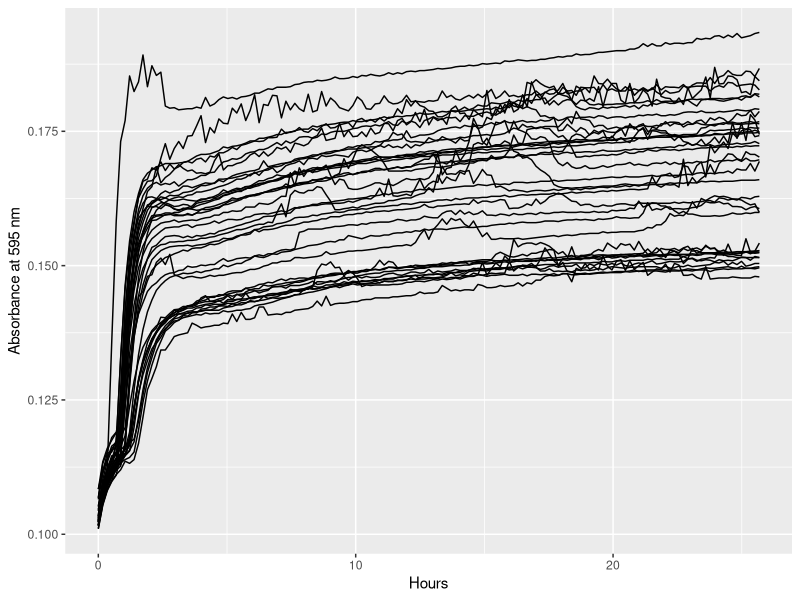
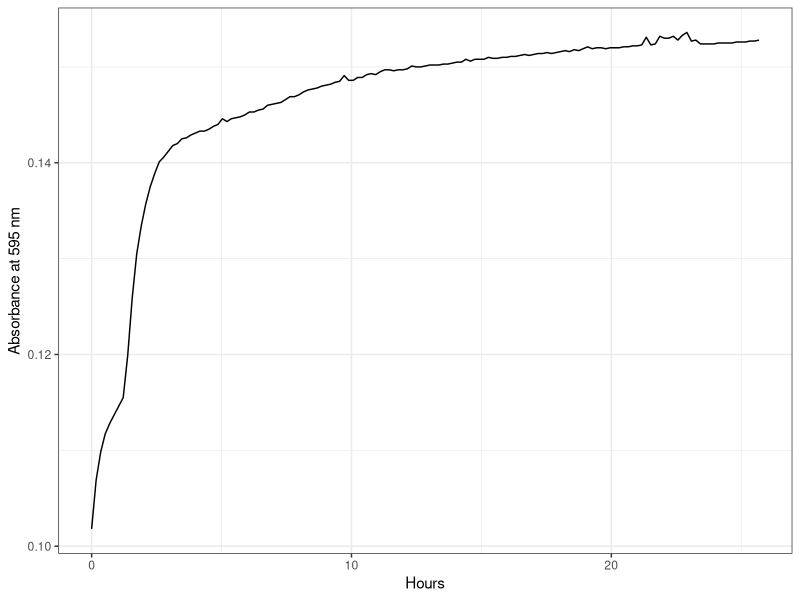
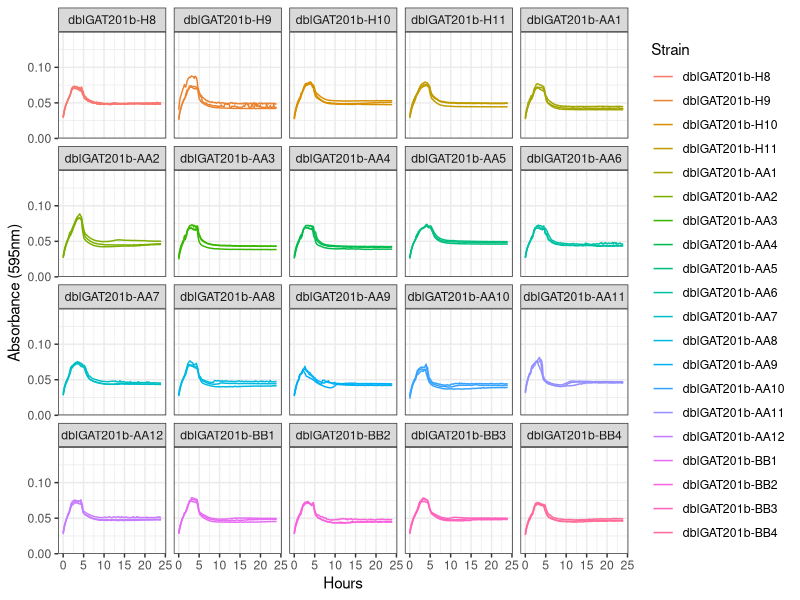
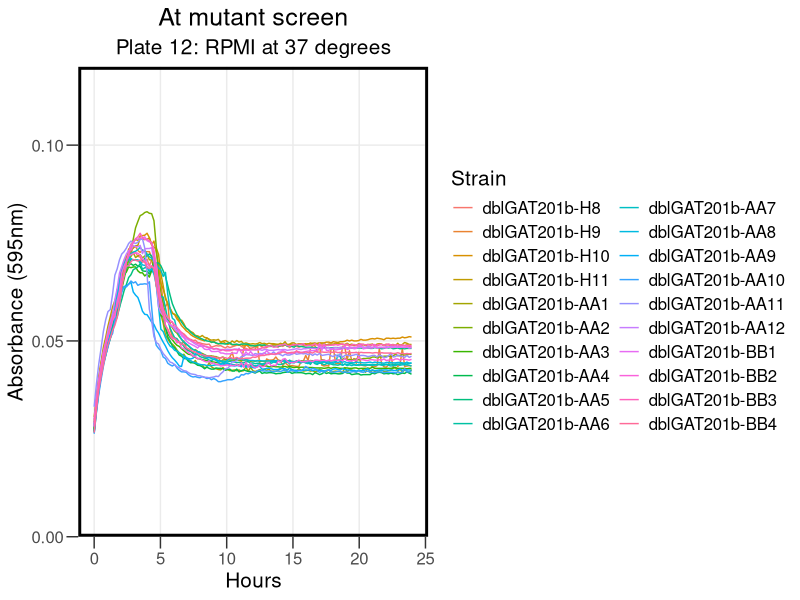
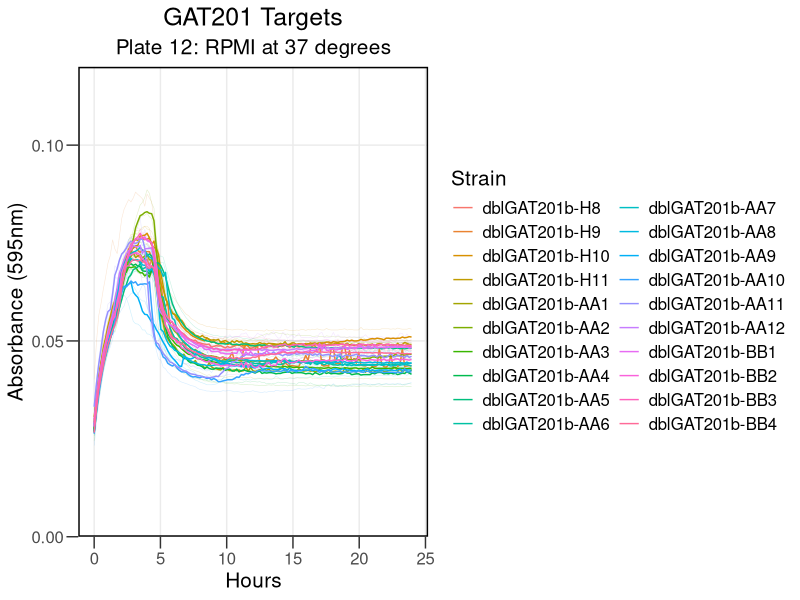
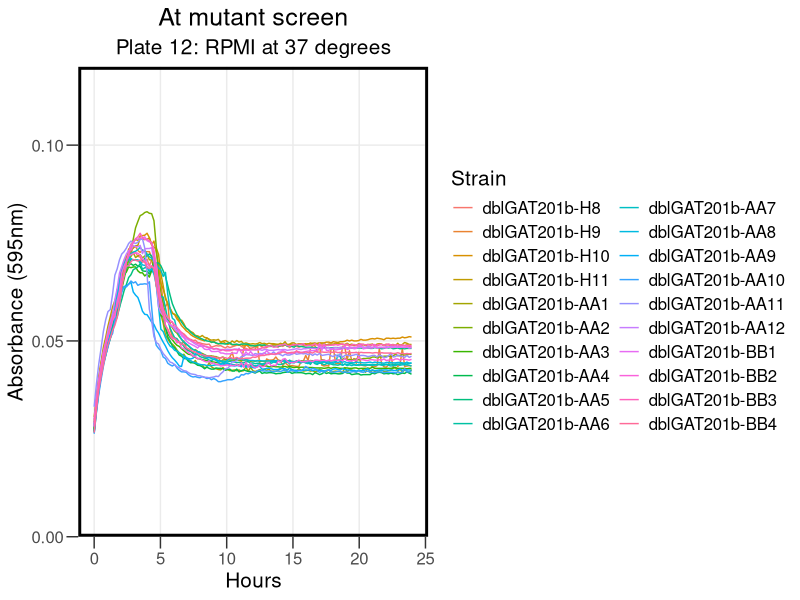
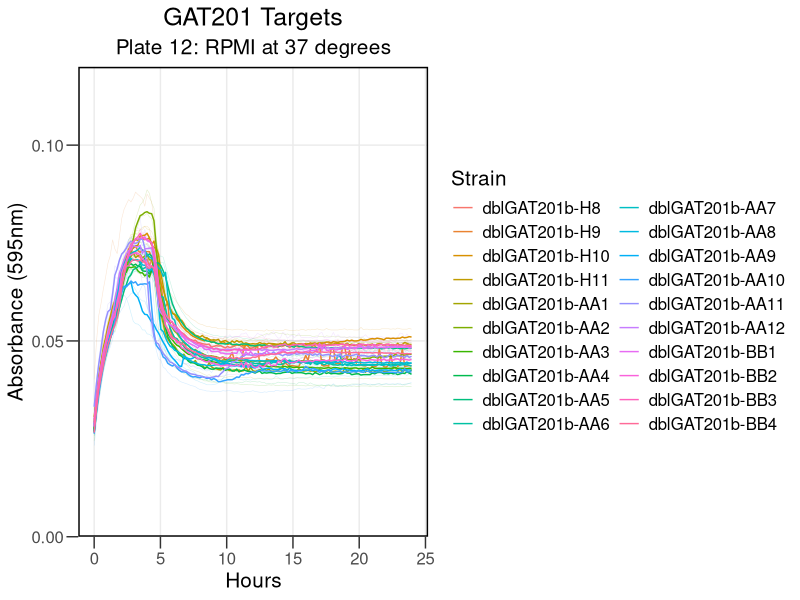

The R source for these figures, in order:
## ---- chunk 1
knitr::opts_chunk$set(echo = TRUE)
## ---- chunk 2

library("reshape2")
library(dplyr)
library(ggplot2)
library(tidyverse)
library(rmarkdown)
library(cowplot)
library(yaml)
library(knitr)
## ---- chunk 3

rawdata <- read.csv("../Input/20230518_Atmutant_Screen_plate12_csv.csv")

## ---- chunk 4

 rawdata_hour<-mutate(rawdata, Time = Time/3600)

## ---- chunk 5

reshaped <- melt(rawdata_hour, id=c("Time", "Temp"), 
                              variable.name="Well",
                              value.name="OD595")

summary(reshaped)
## ---- chunk 6

platemap <- read.csv("../Input/20230518_RPMI_Atmut_screen_Plate12_setup.csv") %>%     
  dplyr::mutate(
    Strain = factor(Strain, 
                    levels = c( "P2.28H8", "P2.28H9","P2.28H10","P2.28H11","P2.28AA1","P2.28AA2","P2.28AA3","P2.28AA4", "P2.28AA5","P2.28AA6","P2.28AA7","P2.28AA8","P2.28AA9","P2.28AA10","P2.28AA11","P2.28AA12","P2.28BB1","P2.28BB2","P2.28BB3","P2.28BB4"),
                    labels = c("dblGAT201b-H8", "dblGAT201b-H9","dblGAT201b-H10","dblGAT201b-H11","dblGAT201b-AA1","dblGAT201b-AA2","dblGAT201b-AA3","dblGAT201b-AA4","dblGAT201b-AA5","dblGAT201b-AA6", "dblGAT201b-AA7","dblGAT201b-AA8","dblGAT201b-AA9","dblGAT201b-AA10","dblGAT201b-AA11","dblGAT201b-AA12","dblGAT201b-BB1","dblGAT201b-BB2","dblGAT201b-BB3","dblGAT201b-BB4"))
  )
head(platemap, n=10)


## ---- chunk 7

annotated <- inner_join(reshaped, platemap, by="Well")
 
## ---- chunk 8

ggplot(data=filter(annotated,is.na(Strain)),
          aes(x=Time, y=OD595,  group = Well)) + 
          geom_line() + 
          labs(x="Hours", y="Absorbance at 595 nm")
## ---- chunk 9

ggplot(data=filter(annotated,Well=="A9"), 
       aes(x=Time, y=OD595, group = Well)) + 
 
       geom_line() + 
     theme_bw()+
     labs(x="Hours", y="Absorbance at 595 nm")

## ---- chunk 10

blank_OD_summary <- annotated %>%
   filter(is.na(Strain), Time < 1/24) %>%
  #filter(Well != "A9") %>%
  group_by(Media) %>%
  summarise(OD_median=median(OD595),
            OD_mean=mean(OD595),
            OD_max=max(OD595),
            OD_min=min(OD595))
print(blank_OD_summary)
## ---- chunk 11

normalisedOD <- annotated %>%
  left_join(blank_OD_summary, by="Media") %>%
  mutate(OD_corrected = OD595 - OD_median)

## ---- chunk 12

ggplot(data=normalisedOD %>%
                       filter( !is.na(Strain) ), 
                      aes(x=Time, y=OD_corrected, color=Strain, group = Well)) + 
       geom_line() + 
   scale_x_continuous(limits = c(0,24)) +
       scale_y_continuous(limits=c(0,0.15),expand=c(0,0))+
       facet_wrap(Strain ~ .)+
  
       labs(x = "Hours",
            y = "Absorbance (595nm)") +
       theme(text = element_text(size = 20))+
       theme_bw()
## ---- chunk 13

ggplot(data=normalisedOD  %>%
          
                     filter( !is.na(Strain) ),  
                      aes(x=Time, y=OD_corrected, color=Strain)) + 
        stat_summary(fun = "median", geom = "line", size = 0.5) +
   scale_x_continuous(limits = c(0,24)) +
       scale_y_continuous(limits=c(0,0.12),expand=c(0,0), breaks = c(0, 0.05, 0.1)) +
       labs(x = "Hours",
            y = "Absorbance (595nm)",
            title = "At mutant screen", subtitle = "Plate 12: RPMI at 37 degrees") +
       theme_bw() +
       theme(text = element_text(size = 15))+
       theme(axis.title = element_text(size = 15))+
       theme(axis.ticks.length = unit(0.3, "cm"))+
       theme(title = element_text(size = 15))+
       theme(panel.grid.minor = element_blank())+
    guides(color=guide_legend(ncol=2))+
 theme(legend.title = element_text(size = 15))+
      theme(legend.background = element_rect(fill = "transparent", color=NA))+
  theme(legend.key = element_rect(fill = "transparent", color=NA))+
       theme (plot.background =  element_rect(fill = "transparent", color=NA), 
         panel.background = element_rect(fill = "transparent", color=NA),)+
      theme(panel.border = element_rect(linetype = "solid", colour = "black", size = 2))+
  theme(plot.title = element_text(hjust = 0.5), plot.subtitle = element_text(hjust = 0.5) )
       
## ---- chunk 14

ggsave("../Results/AllSummary_At12.png",width = 8,height=5)
## ---- chunk 15


ggplot(data=normalisedOD  %>%
          
                     filter( !is.na(Strain) ),  
                      aes(x=Time, y=OD_corrected, color=Strain)) + 
       geom_line(aes(group = Well), size = 0.2, alpha = 0.2) + 
       stat_summary(fun = "median", geom = "line", size = 0.5) +
   scale_x_continuous(limits = c(0,24)) +
       scale_y_continuous(limits=c(0,0.12),expand=c(0,0), breaks = c(0, 0.05, 0.1)) +
   
       labs(x = "Hours",
            y = "Absorbance (595nm)",
            title = "GAT201 Targets", subtitle = "Plate 12: RPMI at 37 degrees") +

                  theme_bw() +
       theme(text = element_text(size = 15))+
       theme(axis.title = element_text(size = 15))+
             theme(axis.ticks.length = unit(0.3, "cm"))+
       theme(title = element_text(size = 15))+
       theme(panel.grid.minor = element_blank())+
            guides(color=guide_legend(ncol=2))+
       theme(legend.title = element_text(size = 15))+
      theme(legend.background = element_rect(fill = "transparent", color=NA))+
      theme(legend.key = element_rect(fill = "transparent", color=NA))+
       theme (plot.background =  element_rect(fill = "transparent", color=NA), 
            panel.background = element_rect(fill = "transparent", color=NA),)+
      theme(panel.border = element_rect(linetype = "solid", colour = "black", size = 1))+
      theme(plot.title = element_text(hjust = 0.5), plot.subtitle = element_text(hjust = 0.5))
## ---- chunk 16

ggsave("../Results/Statsumm_At12.png",width = 8,height=5)
